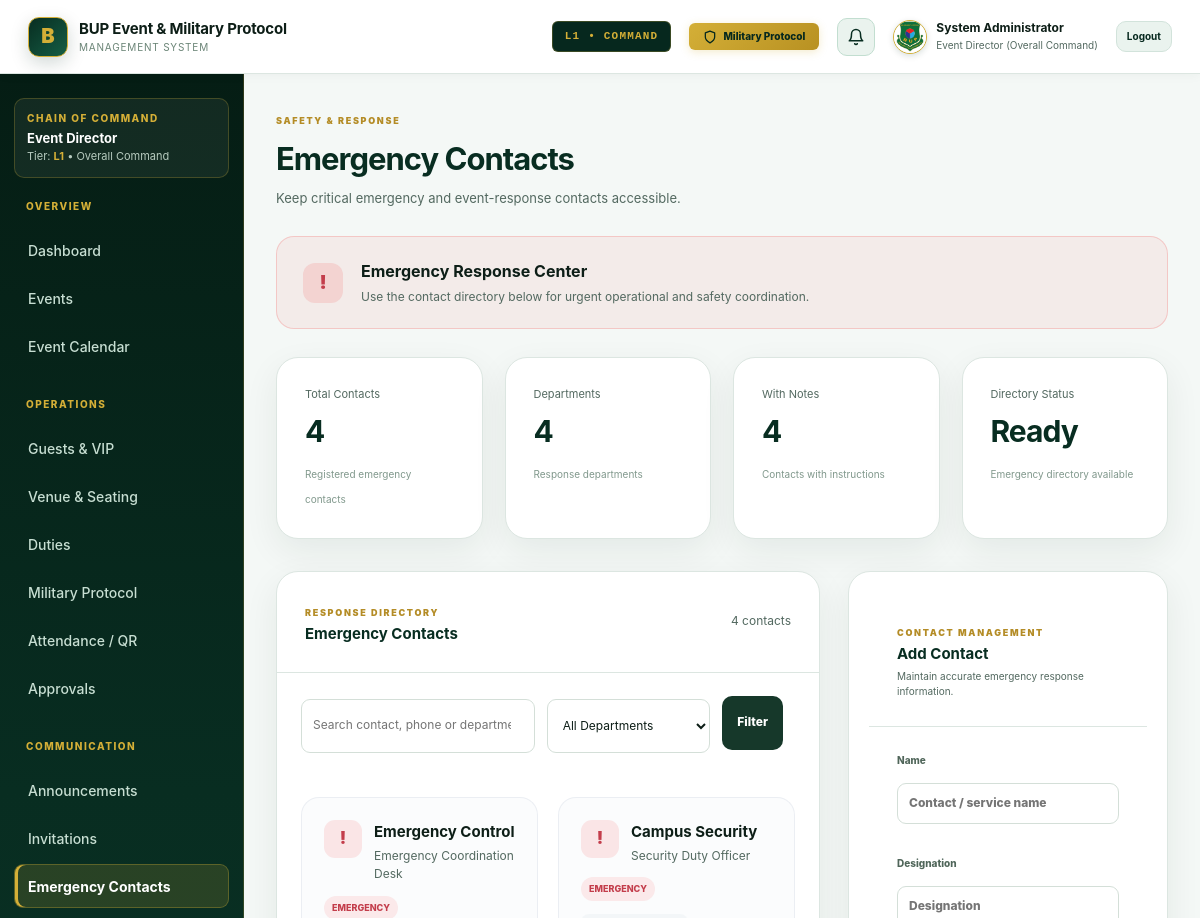
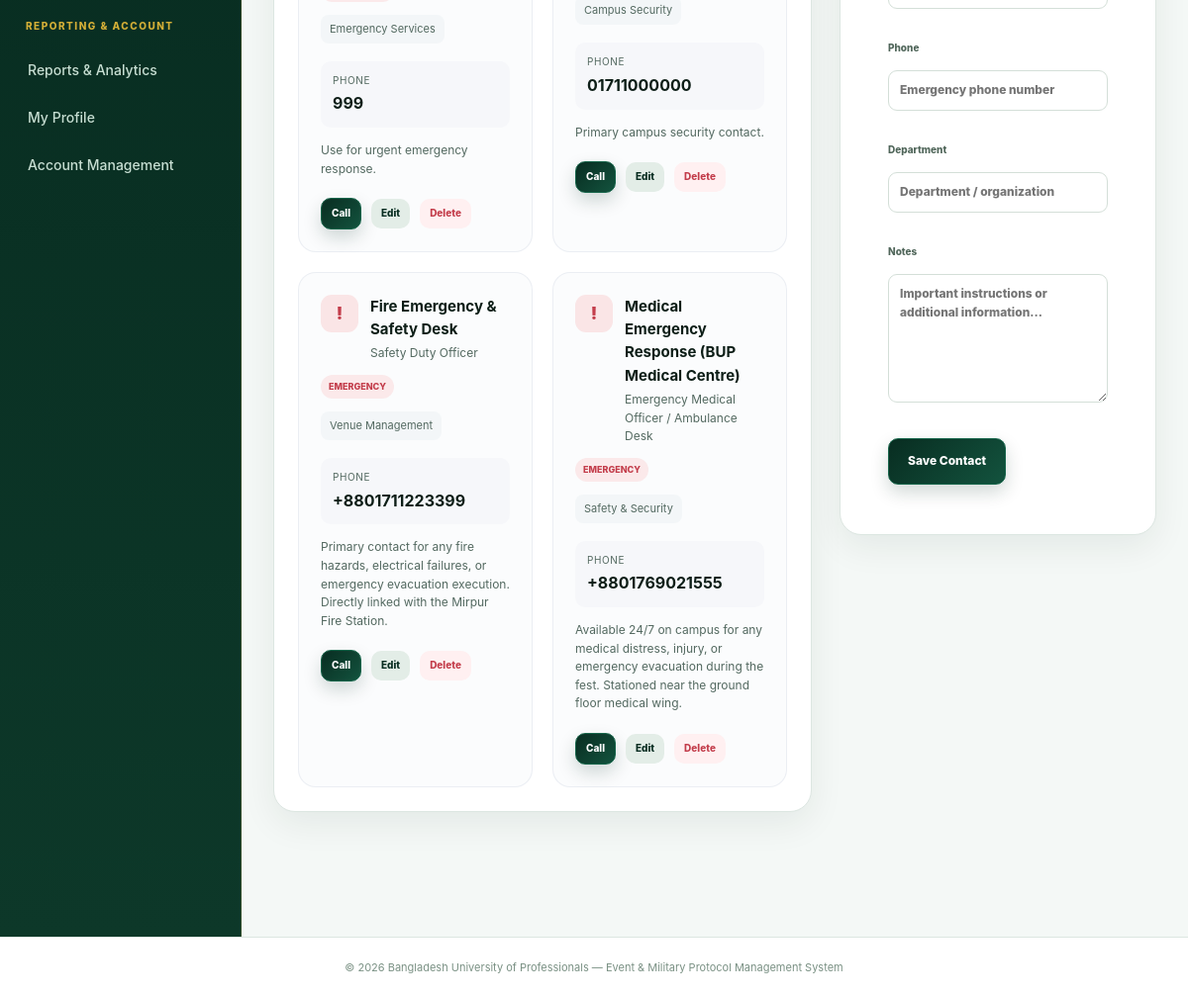
Screenshot of /emergency.php (signed in) with the database file from the repository (2 pictures, top to bottom).
### tables this page shows
CREATE TABLE `emergency_contacts` (
  `id` int(10) unsigned NOT NULL AUTO_INCREMENT,
  `name` varchar(160) NOT NULL,
  `designation` varchar(160) DEFAULT NULL,
  `phone` varchar(40) NOT NULL,
  `department` varchar(160) DEFAULT NULL,
  `notes` text DEFAULT NULL,
  `created_at` timestamp NOT NULL DEFAULT current_timestamp(),
  PRIMARY KEY (`id`)
);

### config/config.php (called while the page is built, shortened)
<?php
function e(?string $value): string {
    return htmlspecialchars($value ?? '', ENT_QUOTES, 'UTF-8');
}

### emergency.php (the view, shortened to what this page needs)
<?php
$pdo = db();
$search = trim($_GET['q'] ?? '');
$stats = [
    'total' => (int)$pdo->query("
        SELECT COUNT(*)
        FROM emergency_contacts
    ")->fetchColumn(),
    'departments' => (int)$pdo->query("
        SELECT COUNT(DISTINCT department)
        FROM emergency_contacts
        WHERE department IS NOT NULL
          AND department <> ''
    ")->fetchColumn(),
    'with_notes' => (int)$pdo->query("
        SELECT COUNT(*)
        FROM emergency_contacts
        WHERE notes IS NOT NULL
          AND notes <> ''
    ")->fetchColumn()
];
$sql = "
    SELECT *
    FROM emergency_contacts
    WHERE 1=1
";
$params = [];
$sql .= "
    ORDER BY
        CASE
            WHEN department = 'Emergency Services'
            THEN 1
            WHEN department = 'Campus Security'
            THEN 2
            ELSE 3
        END,
        name ASC
";
$stmt = $pdo->prepare($sql);
$stmt->execute($params);
$rows = $stmt->fetchAll();
$editContact = null;
require __DIR__ . '/includes/header.php';
?>
<div class="page-head">
    <div>
        <span class="eyebrow">
            SAFETY & RESPONSE
        </span>
        <h1>
            Emergency Contacts
        </h1>
        <p>
            Keep critical emergency and event-response contacts accessible.
        </p>
    </div>
</div>
<div class="emergency-alert">
    <div class="emergency-alert-icon">
        !
    </div>
    <div>
        <strong>
            Emergency Response Center
        </strong>
        <p>
            Use the contact directory below for urgent operational and safety coordination.
        </p>
    </div>
</div>
<div class="stat-grid emergency-stats">
    <div class="stat-card">
        <span>Total Contacts</span>
        <strong>
            <?= $stats['total'] ?>
        </strong>
        <em>
            Registered emergency contacts
        </em>
    </div>
    <div class="stat-card">
        <span>Departments</span>
        <strong>
            <?= $stats['departments'] ?>
        </strong>
        <em>
            Response departments
        </em>
    </div>
    <div class="stat-card">
        <span>With Notes</span>
        <strong>
            <?= $stats['with_notes'] ?>
        </strong>
        <em>
            Contacts with instructions
        </em>
    </div>
    <div class="stat-card">
        <span>Directory Status</span>
        <strong>
            Ready
        </strong>
        <em>
            Emergency directory available
        </em>
    </div>
</div>
<div class="emergency-layout">
    <section class="panel">
        <div class="panel-head">
            <div>
                <span class="eyebrow">
                    RESPONSE DIRECTORY
                </span>
                <h2>
                    Emergency Contacts
                </h2>
            </div>
            <span class="record-count">
                <?= count($rows) ?>
                contact<?= count($rows) !== 1 ? 's' : '' ?>
            </span>
        </div>
        <form
            method="get"
            class="emergency-filter"
        >
            <input
                type="search"
                name="q"
                value="<?= e($search) ?>"
                placeholder="Search contact, phone or department..."
            >
            <select name="department">
                <option value="">
                    All Departments
                </option>
            </select>
            <button class="btn btn-dark">
                Filter
            </button>
        </form>
        <?php if ($rows): ?>
            <div class="emergency-contact-grid">
                <?php foreach ($rows as $row): ?>
                    <article class="emergency-contact-card">
                        <div class="emergency-contact-head">
                            <div class="contact-icon">
                                !
                            </div>
                            <div class="contact-main">
                                <h3>
                                    <?= e($row['name']) ?>
                                </h3>
                                <?php if (!empty($row['designation'])): ?>
                                    <p>
                                        <?= e($row['designation']) ?>
                                    </p>
                                <?php endif; ?>
                            </div>
                            <span class="contact-priority">
                                Emergency
                            </span>
                        </div>
                        <?php if (!empty($row['department'])): ?>
                            <div class="contact-department">
                                <?= e($row['department']) ?>
                            </div>
                        <?php endif; ?>
                        <div class="contact-phone">
                            <span>
                                Phone
                            </span>
                            <strong>
                                <?= e($row['phone']) ?>
                            </strong>
                        </div>
                        <?php if (!empty($row['notes'])): ?>
                            <div class="contact-notes">
                                <?= nl2br(
                                    e($row['notes'])
                                ) ?>
                            </div>
                        <?php endif; ?>
                        <div class="contact-actions">
                            <a
                                href="tel:<?= e($row['phone']) ?>"
                                class="btn btn-primary btn-sm"
                            >
                                Call
                            </a>
                            <a
                                href="<?= BASE_URL ?>/emergency.php?edit=<?= (int)$row['id'] ?>"
                                class="btn btn-light btn-sm"
                            >
                                Edit
                            </a>
                            <form
                                method="post"
                                onsubmit="return confirm('Delete this emergency contact?')"
                            >
                                <button
                                    type="submit"
                                    class="btn btn-danger btn-sm"
                                >
                                    Delete
                                </button>
                            </form>
                        </div>
                    </article>
                <?php endforeach; ?>
            </div>
        <?php endif; ?>
    </section>
    <section class="panel form-panel emergency-form-panel">
        <div class="panel-head">
            <div>
                <span class="eyebrow">
                    CONTACT MANAGEMENT
                </span>
                <h2>
                    <?= $editContact
                        ? 'Edit Contact'
                        : 'Add Contact' ?>
                </h2>
                <p>
                    Maintain accurate emergency response information.
                </p>
            </div>
        </div>
        <form method="post">
            <label>
                Name
                <input
                    type="text"
                    name="name"
                    maxlength="160"
                    value="<?= e(
                        $editContact['name'] ?? ''
                    ) ?>"
                    placeholder="Contact / service name"
                    required
                >
            </label>
            <label>
                Designation
                <input
                    type="text"
                    name="designation"
                    maxlength="160"
                    value="<?= e(
                        $editContact['designation'] ?? ''
                    ) ?>"
                    placeholder="Designation"
                >
            </label>
            <label>
                Phone
                <input
                    type="tel"
                    name="phone"
                    maxlength="40"
                    value="<?= e(
                        $editContact['phone'] ?? ''
                    ) ?>"
                    placeholder="Emergency phone number"
                    required
                >
            </label>
            <label>
                Department
                <input
                    type="text"
                    name="department"
                    maxlength="160"
                    value="<?= e(
                        $editContact['department'] ?? ''
                    ) ?>"
                    placeholder="Department / organization"
                >
            </label>
            <label>
                Notes
                <textarea
                    name="notes"
                    rows="5"
                    placeholder="Important instructions or additional information..."
                ><?= e(
                ) ?></textarea>
            </label>
            <div class="form-actions">
                <button
                    type="submit"
                    class="btn btn-primary btn-lg"
                >
                    <?= $editContact
                        ? 'Update Contact'
                        : 'Save Contact' ?>
                </button>
            </div>
        </form>
    </section>
</div>
<?php require __DIR__ . '/includes/footer.php'; ?>

### assets/css/style.css (style rules this page uses)
:root { --navy:#082d21; --navy2:#0e3f30; --ink:#0d1e17; --muted:#536960; --line:#dce6e1; --bg:#f4f8f6; --white:#fff; --gold:#d4af37; --gold2:#fcf4db; --green:#15803d; --red:#c33d4b; --blue:#1e598a; --shadow:0 12px 35px rgba(8,45,33,.07); --radius:16px; }
* { box-sizing:border-box }
html { scroll-behavior:smooth }
body { margin:0;font-family:Inter,ui-sans-serif,system-ui,-apple-system,BlinkMacSystemFont,"Segoe UI",sans-serif;background:var(--bg);color:var(--ink);line-height:1.55 }
a { text-decoration:none;color:inherit }
button,input,select,textarea { font:inherit }
button { cursor:pointer }
.page-head { display:flex;justify-content:space-between;gap:20px;align-items:flex-end;margin-bottom:28px }
.page-head h1 { margin:4px 0 5px;font-size:31px;letter-spacing:-1px;color:#082d21 }
.page-head p { margin:0;color:var(--muted);font-size:13px }
.eyebrow { font-size:9px;font-weight:900;letter-spacing:1.7px;color:#b48c26;text-transform:uppercase }
.btn { border:0;border-radius:10px;padding:10px 15px;font-weight:800;font-size:12px;display:inline-flex;align-items:center;justify-content:center;gap:7px;transition:.2s }
.btn-primary { background:linear-gradient(135deg,#082d21 0%,#13533e 100%);color:#fff;border:1px solid #16654a;box-shadow:0 8px 18px rgba(8,45,33,.18) }
.btn-light { background:#e3ede7;color:var(--navy) }
.btn-dark { background:#16382a;color:#fff }
.btn-lg { padding:13px 19px }
.btn-sm { padding:7px 10px;font-size:10px }
.btn-danger { background:#fff0f1;color:var(--red) }
.stat-grid { display:grid;grid-template-columns:repeat(4,1fr);gap:14px;margin-bottom:22px }
.stat-card { background:var(--white);border:1px solid var(--line);border-radius:var(--radius);padding:20px;box-shadow:var(--shadow) }
.stat-card span { display:block;color:var(--muted);font-size:11px }
.stat-card strong { display:block;font-size:30px;letter-spacing:-1px;margin:5px 0;color:#082d21 }
.stat-card em { font-style:normal;font-size:10px;color:#80988c }
.panel { background:#fff;border:1px solid var(--line);border-radius:var(--radius);box-shadow:var(--shadow);overflow:hidden }
.panel-head { padding:19px 20px;border-bottom:1px solid var(--line);display:flex;align-items:center;justify-content:space-between;gap:15px }
.panel-head h2 { margin:0;font-size:15px;color:#082d21 }
.panel-head p { margin:3px 0 0;color:var(--muted);font-size:10px }
label { display:block;font-size:10px;font-weight:800;color:#50665a;margin-bottom:12px }
input,select,textarea { width:100%;border:1px solid #d4dfd8;background:#fff;border-radius:9px;padding:10px 11px;outline:none;color:var(--ink);margin-top:6px;font-size:12px }
textarea { resize:vertical }
.form-panel { padding:20px }
.form-panel .panel-head { margin:-20px -20px 20px }
.form-panel form { padding:0 }
.contact-icon { width:34px;height:34px;background:#fff0f1;color:var(--red);border-radius:9px;display:grid;place-items:center;font-weight:900 }
body:has(.app-shell) { overflow: hidden; }

### rows the page displays
emergency_contacts: name "Emergency Control", designation "Emergency Coordination Desk", department "Emergency Services", phone "999", notes "Use for urgent emergency response."
emergency_contacts: name "Campus Security", designation "Security Duty Officer", department "Campus Security", phone "01711000000", notes "Primary campus security contact."
emergency_contacts: name "Fire Emergency & Safety Desk", designation "Safety Duty Officer", department "Venue Management", phone "+8801711223399", notes "Primary contact for any fire hazards, electrical failures, or emergency evacuation execution. Directly linked with the Mirpur Fire Station."
emergency_contacts: name "Medical Emergency Response (BUP Medical Centre)", designation "Emergency Medical Officer / Ambulance Desk", department "Safety & Security", phone "+8801769021555", notes "Available 24/7 on campus for any medical distress, injury, or emergency evacuation during the fest. Stationed near the ground floor medical wing."

### other values shown
$b['label'] "L1 • COMMAND"
$isSupervisor ? 'Supervisor' : current_user()['name'] "System Administrator"
current_user()['role'] "Event Director"
current_department() "Overall Command"
current_level() "L1"
$stats['total'] "4"
$stats['departments'] "4"
$stats['with_notes'] "4"
count($rows) "4"
